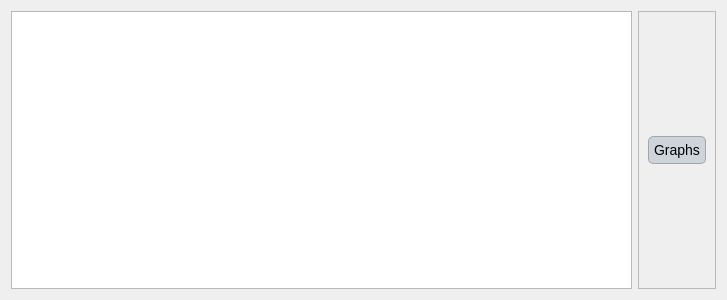
<?xml version="1.0" encoding="UTF-8"?>
<ui version="4.0">
 <class>Dialog</class>
 <widget class="QDialog" name="Dialog">
  <property name="geometry">
   <rect>
    <x>0</x>
    <y>0</y>
    <width>727</width>
    <height>300</height>
   </rect>
  </property>
  <property name="windowTitle">
   <string>Dialog</string>
  </property>
  <property name="styleSheet">
   <string notr="true">QLabel {
    font-family: 'Georgia'; /* Cambiar la fuente a Georgia */
    font-size: 16px; /* Cambiar el tamaño de la fuente */
    color: #000000; /* Color del texto (blanco) */
}

QLineEdit {
    font-family: 'Georgia'; /* Cambiar la fuente a Georgia */
    font-size: 14px; /* Cambiar el tamaño de la fuente */
    color: #000000; /* Color del texto (blanco) */
    background-color: #f0f0f0; /* Color de fondo del QLineEdit */
    border: 1px solid #000000; /* Borde blanco */
}

QComboBox {
    font-family: 'Georgia'; /* Cambiar la fuente a Georgia */
    font-size: 14px; /* Cambiar el tamaño de la fuente */
    color: #000000; /* Color del texto (blanco) */
    background-color: #cfd4da; /* Fondo oscuro del ComboBox */
}

QRadioButton {
    font-family: 'Georgia'; /* Cambiar la fuente a Georgia */
    font-size: 14px; /* Cambiar el tamaño de la fuente */
    color: #000000; /* Color del texto (blanco) */
}

QCheckBox {
    font-family: 'Georgia'; /* Cambiar la fuente a Georgia */
    font-size: 14px; /* Cambiar el tamaño de la fuente */
    color: #000000; /* Color del texto (blanco) */
}

/* Cambiar la fuente y estilo de los QPushButton */
QPushButton {
    font-family: 'Georgia'; /* Cambiar la fuente */
    font-size: 14px; /* Cambiar el tamaño de la fuente */
    color: #000000; /* Color del texto negro */
    background-color: #cfd4da; /* Fondo gris claro */
    border: 1px solid #a1a6ad; /* Borde gris medio */
    border-radius: 5px; /* Bordes redondeados */
    padding: 5px; /* Espaciado interno */
}

/* Estilo cuando el ratón pasa sobre el botón */
QPushButton:hover {
    color: #000000; /* Mantener el texto negro */
    background-color: #b7bcc3; /* Fondo gris un poco más oscuro al pasar el mouse */
}

/* Estilo cuando el botón está presionado */
QPushButton:pressed {
    background-color: #a6acb3; /* Fondo ligeramente más oscuro al presionar */
    color: #000000; /* Mantener el texto negro cuando se presiona */
}



/* Estilo general para QTableWidget y QTableView */
QTableWidget, QTableView {
    font-family: 'Georgia'; /* Cambiar la fuente a Georgia */
    font-size: 14px; /* Tamaño de la fuente */
    color: #000000; /* Color del texto negro */
    background-color: #e6e9ed; /* Fondo gris claro para la tabla */
    gridline-color: #a1a6ad; /* Color de las líneas de la tabla (gris medio) */
    selection-background-color: #b7bcc3; /* Color de fondo cuando se selecciona una celda (gris suave) */
    selection-color: #000000; /* Color del texto cuando la celda está seleccionada (negro) */
}

/* Estilo para el encabezado horizontal de la tabla */
QHeaderView::section {
    font-family: 'Georgia'; /* Cambiar la fuente a Georgia */
    font-size: 14px; /* Tamaño de la fuente */
    color: #000000; /* Color del texto negro */
    background-color: #cfd4da; /* Fondo gris claro del encabezado */
    border: 1px solid #a1a6ad; /* Borde gris medio entre las secciones */
    padding: 4px; /* Espaciado interno en el encabezado */
}

/* Estilo para las celdas de la tabla al pasar el mouse */
QTableWidget::item:hover, QTableView::item:hover {
    background-color: #b7bcc3; /* Fondo gris suave al pasar el mouse */
    color: #000000; /* Mantener el texto negro */
}

/* Estilo para las celdas cuando están seleccionadas */
QTableWidget::item:selected, QTableView::item:selected {
    background-color: #a6acb3; /* Fondo gris intermedio cuando está seleccionado */
    color: #000000; /* Texto negro cuando está seleccionado */
}

/* Ajustar el tamaño de las celdas */
QTableWidget::item, QTableView::item {
    padding: 4px; /* Espaciado interno de las celdas */
}

/* Estilo para el borde inferior de la tabla */
QTableCornerButton::section {
    background-color: #cfd4da; /* Fondo del botón de esquina */
    border: 1px solid #a1a6ad; /* Borde gris medio del botón de esquina */
}</string>
  </property>
  <layout class="QGridLayout" name="gridLayout">
   <item row="0" column="0">
    <widget class="QTextEdit" name="textEdit"/>
   </item>
   <item row="0" column="1">
    <widget class="QFrame" name="frame">
     <property name="minimumSize">
      <size>
       <width>50</width>
       <height>0</height>
      </size>
     </property>
     <property name="frameShape">
      <enum>QFrame::StyledPanel</enum>
     </property>
     <property name="frameShadow">
      <enum>QFrame::Raised</enum>
     </property>
     <layout class="QGridLayout" name="gridLayout_2">
      <item row="0" column="0">
       <widget class="QPushButton" name="graphs">
        <property name="text">
         <string>Graphs</string>
        </property>
       </widget>
      </item>
     </layout>
    </widget>
   </item>
  </layout>
 </widget>
 <resources/>
 <connections/>
</ui>
